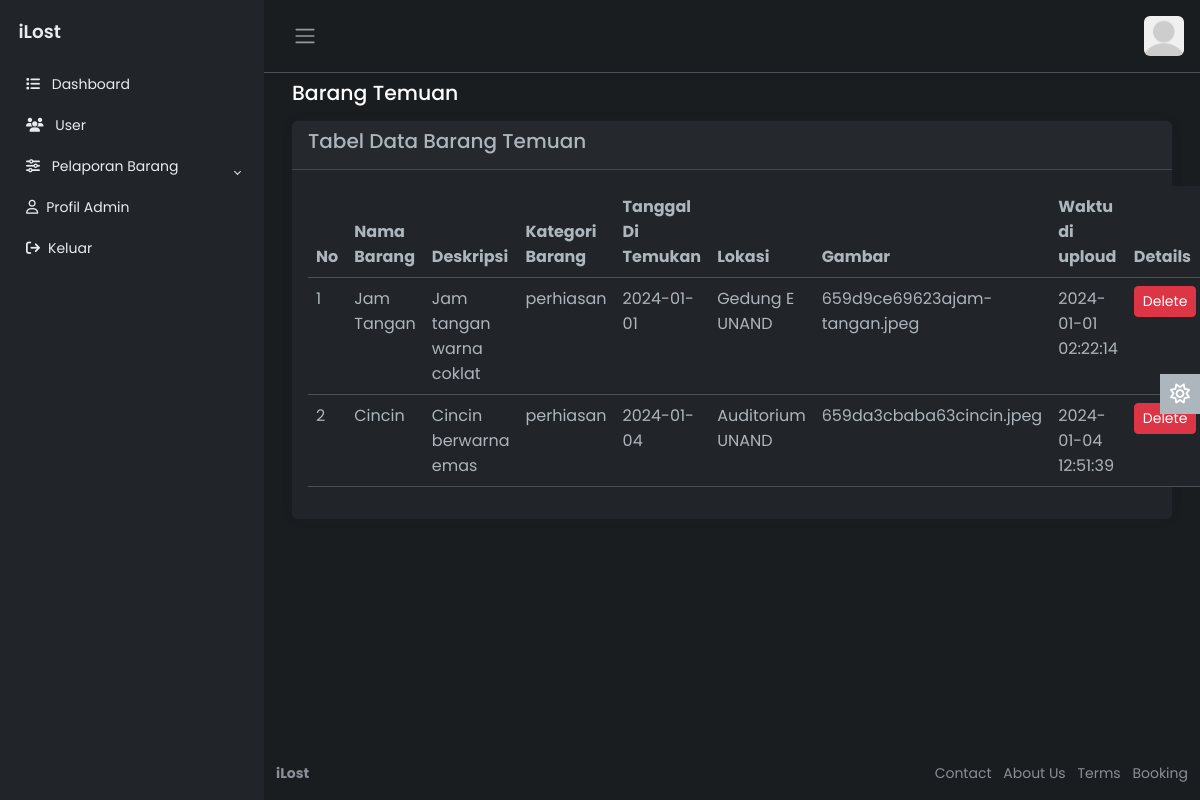
The page /admin/barangtemuan.php?id=12 on the database its author committed.
### tables this page shows
CREATE TABLE `laporan` (
  `id` int(11) NOT NULL,
  `email` varchar(40) NOT NULL,
  `kategori_laporan` varchar(20) NOT NULL,
  `nama_barang` varchar(50) DEFAULT NULL,
  `deskripsi` varchar(255) NOT NULL,
  `kategori_barang` varchar(30) DEFAULT NULL,
  `tanggal_ditemukan` date NOT NULL,
  `lokasi` varchar(255) NOT NULL,
  `gambar_barang` varchar(255) NOT NULL,
  `waktu_dibuat` datetime NOT NULL
);

### admin/barangtemuan.php (the view, shortened to what this page needs)
<?php
include('config.php');
$querySelect = "SELECT * FROM laporan WHERE kategori_laporan = 'Temuan'";
$resultSelect = mysqli_query($koneksi, $querySelect);
?>
<!DOCTYPE html>
<html lang="en" data-bs-theme="dark">
<head>
    <link rel="stylesheet" href="https://cdn.jsdelivr.net/npm/bootstrap@5.3.0-alpha2/dist/css/bootstrap.min.css">
    <link rel="stylesheet" href="css/style.css">
</head>
<body>
    <div class="wrapper">
        <?php include "../template/navbar-admin.php"; ?>
        <div class="main">
            <nav class="navbar navbar-expand px-3 border-bottom">
                <button class="btn" id="sidebar-toggle" type="button">
                    <span class="navbar-toggler-icon"></span>
                </button>
                <div class="navbar-collapse navbar">
                    <ul class="navbar-nav">
                        <li class="nav-item dropdown">
                            <a href="#" data-bs-toggle="dropdown" class="nav-icon pe-md-0">
                                <?php
                                $fetch = null;
                                if ($fetch['image'] == null) {
                                    echo '<img src="image/default-avatar.png" class="avatar img-fluid rounded" alt="">';
                                } else {
                                    echo '<img src="uploaded_img/' . $fetch['image'] . '" class="avatar img-fluid rounded" alt="">';
                                }
                                ?>
                            </a>
                        </li>
                    </ul>
                </div>
            </nav>
            <main class="content px-3 py-2">
                <div class="container-fluid">
                    <div class="mb-3">
                        <h4>Barang Temuan</h4>
                    </div>
                    <div class="card border-0">
                        <div class="card-header">
                            <h5 class="card-title">
                                Tabel Data Barang Temuan
                            </h5>
                        </div>
                        <div class="card-body">
                            <table class="table">
                                <thead>
                                    <tr>
                                        <th scope="col">No</th>
                                        <th scope="col">Nama Barang</th>
                                        <th scope="col">Deskripsi</th>
                                        <th scope="col">Kategori Barang</th>
                                        <th scope="col">Tanggal Di Temukan</th>
                                        <th scope="col">Lokasi</th>
                                        <th scope="col">Gambar</th>
                                        <th scope="col">Waktu di uploud</th>
                                        <th scope="col">Details</th>
                                    </tr>
                                </thead>
                                <tbody>
                                    <?php
                                $no = 1;
                                    while ($row = mysqli_fetch_assoc($resultSelect)) {
                                        echo "<tr>";
                                        echo "<td>". $no. "</td>";
                                        echo "<td>". $row['nama_barang'] ."</td>";
                                        echo "<td>". $row['deskripsi'] ."</td>";
                                        echo "<td>". $row['kategori_barang'] ."</td>";
                                        echo "<td>". $row['tanggal_ditemukan'] ."</td>";
                                        echo "<td>". $row['lokasi'] ."</td>";
                                        echo "<td>". $row['gambar_barang'] ."</td>";
                                        echo "<td>". $row['waktu_dibuat'] ."</td>";
                                        echo "<td><a href='barangtemuan.php?id=" . $row['id'] . "' class='btn btn-danger btn-sm'>Delete</a></td>";
                                        echo "</tr>";
                                    $no++;
                                    }
                                    ?>
                                </tbody>
                            </table>
                        </div>
                    </div>
                </div>
            </main>
            <a href="#" class="theme-toggle">
                <i class="fa-regular fa-sun"></i>
            </a>
            <footer class="footer">
                <div class="container-fluid">
                    <div class="row text-muted">
                        <div class="col-6 text-start">
                            <p class="mb-0">
                                <a href="#" class="text-muted">
                                    <strong>iLost</strong>
                                </a>
                            </p>
                        </div>
                        <div class="col-6 text-end">
                            <ul class="list-inline">
                                <li class="list-inline-item">
                                    <a href="#" class="text-muted">Contact</a>
                                </li>
                                <li class="list-inline-item">
                                    <a href="#" class="text-muted">About Us</a>
                                </li>
                                <li class="list-inline-item">
                                    <a href="#" class="text-muted">Terms</a>
                                </li>
                                <li class="list-inline-item">
                                    <a href="#" class="text-muted">Booking</a>
                                </li>
                            </ul>
                        </div>
                    </div>
                </div>
            </footer>
        </div>
    </div>
</body>
</html>

### admin/css/style.css (style rules this page uses)
body { font-family: 'Poppins', sans-serif; font-size: 0.875rem; opacity: 1; overflow-y: scroll; margin: 0; }
a { cursor: pointer; text-decoration: none; font-family: 'Poppins', sans-serif; }
li { list-style: none; }
h4 { font-family: 'Poppins', sans-serif; font-size: 1.275rem; color: var(--bs-emphasis-color); }
.wrapper { align-items: stretch; display: flex; width: 100%; }
.main { display: flex; flex-direction: column; min-height: 100vh; min-width: 0; overflow: hidden; transition: all 0.35s ease-in-out; width: 100%; background: var(--bs-dark-bg-subtle); }
.avatar { height: 40px; width: 40px; }
.navbar-expand .navbar-nav { margin-left: auto; }
.content { flex: 1; max-width: 100vw; width: 100vw; }
@media (min-width:768px) { .content { max-width: auto; width: auto; } }
.card { box-shadow: 0 0 .875rem 0 rgba(34, 46, 60, .05); margin-bottom: 24px; }
.theme-toggle { position: fixed; top: 50%; transform: translateY(-65%); text-align: center; z-index: 10; right: 0; left: auto; border: none; background-color: var(--bs-body-color); }
html[data-bs-theme="dark"] .theme-toggle .fa-sun, html[data-bs-theme="light"] .theme-toggle .fa-moon { cursor: pointer; padding: 10px; display: block; font-size: 1.25rem; color: #FFF; }

### rows shown on the page
laporan: nama_barang "Jam Tangan", deskripsi "Jam tangan warna coklat", kategori_barang "perhiasan", tanggal_ditemukan "2024-01-01", lokasi "Gedung E UNAND", gambar_barang "659d9ce69623ajam-tangan.jpeg", waktu_dibuat "2024-01-01 02:22:14"
laporan: nama_barang "Cincin", deskripsi "Cincin berwarna emas", kategori_barang "perhiasan", tanggal_ditemukan "2024-01-04", lokasi "Auditorium UNAND", gambar_barang "659da3cbaba63cincin.jpeg", waktu_dibuat "2024-01-04 12:51:39"
